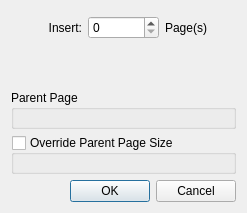
<?xml version="1.0" encoding="UTF-8"?>
<ui version="4.0">
 <class>DialogNewPage</class>
 <widget class="QDialog" name="DialogNewPage">
  <property name="geometry">
   <rect>
    <x>0</x>
    <y>0</y>
    <width>247</width>
    <height>213</height>
   </rect>
  </property>
  <property name="windowTitle">
   <string>Insert Page</string>
  </property>
  <layout class="QVBoxLayout" name="verticalLayout">
   <item>
    <layout class="QHBoxLayout" name="horizontalLayout">
     <item>
      <widget class="QLabel" name="label">
       <property name="text">
        <string>Insert:</string>
       </property>
       <property name="alignment">
        <set>Qt::AlignRight|Qt::AlignTrailing|Qt::AlignVCenter</set>
       </property>
      </widget>
     </item>
     <item>
      <widget class="QSpinBox" name="spinBox"/>
     </item>
     <item>
      <widget class="QLabel" name="label_2">
       <property name="text">
        <string>Page(s)</string>
       </property>
      </widget>
     </item>
    </layout>
   </item>
   <item>
    <widget class="ComponentInsertPage" name="componentInsertPage" native="true"/>
   </item>
   <item>
    <widget class="QGroupBox" name="groupBox_2">
     <property name="title">
      <string>Parent Page</string>
     </property>
     <layout class="QVBoxLayout" name="verticalLayout_3">
      <property name="spacing">
       <number>4</number>
      </property>
      <property name="leftMargin">
       <number>8</number>
      </property>
      <property name="topMargin">
       <number>8</number>
      </property>
      <property name="rightMargin">
       <number>8</number>
      </property>
      <property name="bottomMargin">
       <number>8</number>
      </property>
      <item>
       <widget class="ComponentParentPageSelector" name="componentParentPages" native="true"/>
      </item>
     </layout>
    </widget>
   </item>
   <item>
    <widget class="QGroupBox" name="groupBox">
     <property name="title">
      <string>Override Parent Page Size</string>
     </property>
     <property name="checkable">
      <bool>true</bool>
     </property>
     <property name="checked">
      <bool>false</bool>
     </property>
     <layout class="QVBoxLayout" name="verticalLayout_2">
      <property name="spacing">
       <number>4</number>
      </property>
      <property name="leftMargin">
       <number>8</number>
      </property>
      <property name="topMargin">
       <number>8</number>
      </property>
      <property name="rightMargin">
       <number>8</number>
      </property>
      <property name="bottomMargin">
       <number>8</number>
      </property>
      <item>
       <widget class="ComponentPageLayout" name="componentPageLayout" native="true"/>
      </item>
     </layout>
    </widget>
   </item>
   <item>
    <widget class="QDialogButtonBox" name="buttonBox">
     <property name="orientation">
      <enum>Qt::Horizontal</enum>
     </property>
     <property name="standardButtons">
      <set>QDialogButtonBox::Cancel|QDialogButtonBox::Ok</set>
     </property>
    </widget>
   </item>
  </layout>
 </widget>
 <customwidgets>
  <customwidget>
   <class>ComponentPageLayout</class>
   <extends>QWidget</extends>
   <header>component_pagelayout.h</header>
   <container>1</container>
  </customwidget>
  <customwidget>
   <class>ComponentParentPageSelector</class>
   <extends>QWidget</extends>
   <header>component_parentpageselector.h</header>
   <container>1</container>
  </customwidget>
  <customwidget>
   <class>ComponentInsertPage</class>
   <extends>QWidget</extends>
   <header>component_insertpage.h</header>
   <container>1</container>
  </customwidget>
 </customwidgets>
 <resources/>
 <connections>
  <connection>
   <sender>buttonBox</sender>
   <signal>accepted()</signal>
   <receiver>DialogNewPage</receiver>
   <slot>accept()</slot>
   <hints>
    <hint type="sourcelabel">
     <x>248</x>
     <y>254</y>
    </hint>
    <hint type="destinationlabel">
     <x>157</x>
     <y>274</y>
    </hint>
   </hints>
  </connection>
  <connection>
   <sender>buttonBox</sender>
   <signal>rejected()</signal>
   <receiver>DialogNewPage</receiver>
   <slot>reject()</slot>
   <hints>
    <hint type="sourcelabel">
     <x>316</x>
     <y>260</y>
    </hint>
    <hint type="destinationlabel">
     <x>286</x>
     <y>274</y>
    </hint>
   </hints>
  </connection>
 </connections>
</ui>
